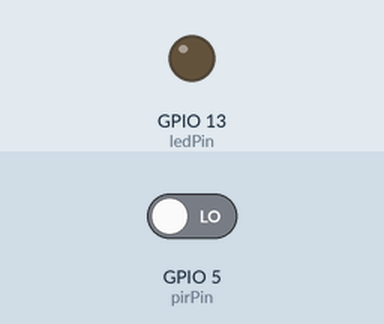
A sketch run on a simulated ESP8266 (NodeMCU). Shown: output pins drawn as LEDs (lit = HIGH). Inputs (shaded band) come from the test bench; at power-on: GPIO 5 (pirPin) LOW.

Above: at 1.2 s.
1.3 s: GPIO 5 (pirPin) driven HIGH
At 2.3 s:
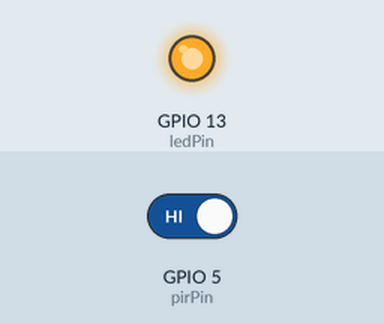
2.8 s: GPIO 5 (pirPin) driven LOW
At 3.4 s:
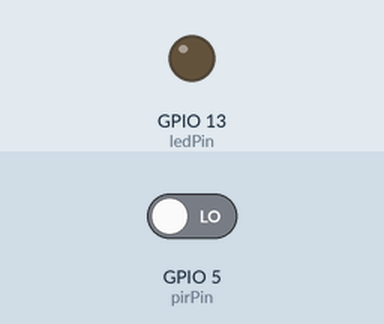
Timing chart, 0 to 5.8 s (numbered marks = the images above; inputs shaded):
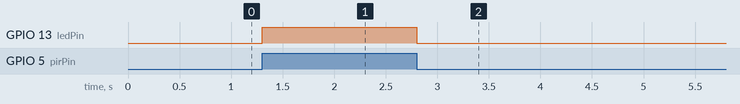

Measured:
- after the input at 1.3 s, GPIO 13 (ledPin): LOW → HIGH at once
- after the input at 2.8 s, GPIO 13 (ledPin): HIGH → LOW at once

The sketch:

calibrate.ino
```cpp
#include "ESP8266WiFi.h"
/* HC-SR501 Motion Detector */
#define ledPin 13 // Red LED
#define pirPin 5 // Input for HC-SR501

int pirValue; // variable to store read PIR Value

void setup()
{
  pinMode(ledPin, OUTPUT);
  pinMode(pirPin, INPUT);
  digitalWrite(ledPin, LOW);
}

void loop()
{
  pirValue = digitalRead(pirPin);
  digitalWrite(ledPin, pirValue);
}
```
